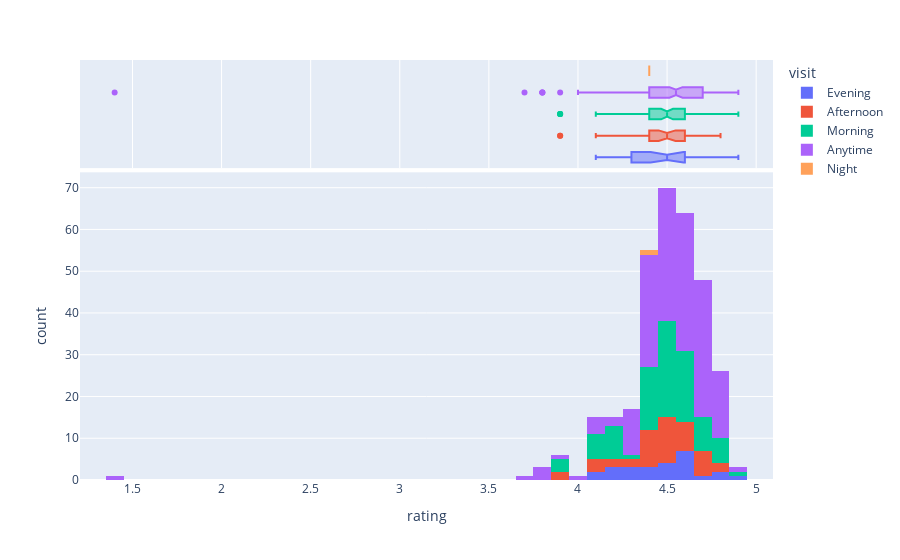

Notebook code for this chart:
### Code cell
x = 'rating'

px.histogram(df, x=x, marginal = 'box', color = 'visit')

### Figure 1 — Plotly figure (JSON) as saved in the notebook; plotly's stock layout.template omitted (floating-point values rounded to 4 significant figures; data arrays with more than 128 entries replaced by an {"elided": "..."} marker saying what was removed)
{"data": [{"alignmentgroup": "True", "bingroup": "x", "hovertemplate": "visit=Evening<br>rating=%{x}<br>count=%{y}<extra></extra>", "legendgroup": "Evening", "marker": {"color": "#636efa", "pattern": {"shape": ""}}, "name": "Evening", "offsetgroup": "Evening", "orientation": "v", "showlegend": true, "type": "histogram", "x": [4.6, 4.1, 4.5, 4.5, 4.3, 4.4, 4.6, 4.3, 4.1, 4.4, 4.4, 4.2, 4.5, 4.6, 4.6, 4.3, 4.2, 4.5, 4.7, 4.6, 4.9, 4.6, 4.8, 4.2, 4.6, 4.8], "xaxis": "x", "yaxis": "y"}, {"alignmentgroup": "True", "hovertemplate": "visit=Evening<br>rating=%{x}<extra></extra>", "legendgroup": "Evening", "marker": {"color": "#636efa"}, "name": "Evening", "notched": true, "offsetgroup": "Evening", "showlegend": false, "type": "box", "x": [4.6, 4.1, 4.5, 4.5, 4.3, 4.4, 4.6, 4.3, 4.1, 4.4, 4.4, 4.2, 4.5, 4.6, 4.6, 4.3, 4.2, 4.5, 4.7, 4.6, 4.9, 4.6, 4.8, 4.2, 4.6, 4.8], "xaxis": "x2", "yaxis": "y2"}, {"alignmentgroup": "True", "bingroup": "x", "hovertemplate": "visit=Afternoon<br>rating=%{x}<br>count=%{y}<extra></extra>", "legendgroup": "Afternoon", "marker": {"color": "#EF553B", "pattern": {"shape": ""}}, "name": "Afternoon", "offsetgroup": "Afternoon", "orientation": "v", "showlegend": true, "type": "histogram", "x": [4.5, 4.6, 4.2, 4.5, 4.2, 4.6, 4.5, 4.3, 4.4, 4.5, 4.6, 4.5, 3.9, 4.4, 4.5, 4.8, 4.6, 4.1, 4.5, 4.4, 4.4, 4.7, 4.7, 4.7, 4.4, 4.8, 3.9, 4.6, 4.4, 4.1, 4.5, 4.4, 4.5, 4.1, 4.3, 4.7, 4.7, 4.5, 4.6, 4.4, 4.6, 4.7, 4.4, 4.5], "xaxis": "x", "yaxis": "y"}, {"alignmentgroup": "True", "hovertemplate": "visit=Afternoon<br>rating=%{x}<extra></extra>", "legendgroup": "Afternoon", "marker": {"color": "#EF553B"}, "name": "Afternoon", "notched": true, "offsetgroup": "Afternoon", "showlegend": false, "type": "box", "x": [4.5, 4.6, 4.2, 4.5, 4.2, 4.6, 4.5, 4.3, 4.4, 4.5, 4.6, 4.5, 3.9, 4.4, 4.5, 4.8, 4.6, 4.1, 4.5, 4.4, 4.4, 4.7, 4.7, 4.7, 4.4, 4.8, 3.9, 4.6, 4.4, 4.1, 4.5, 4.4, 4.5, 4.1, 4.3, 4.7, 4.7, 4.5, 4.6, 4.4, 4.6, 4.7, 4.4, 4.5], "xaxis": "x2", "yaxis": "y2"}, {"alignmentgroup": "True", "bingroup": "x", "hovertemplate": "visit=Morning<br>rating=%{x}<br>count=%{y}<extra></extra>", "legendgroup": "Morning", "marker": {"color": "#00cc96", "pattern": {"shape": ""}}, "name": "Morning", "offsetgroup": "Morning", "orientation": "v", "showlegend": true, "type": "histogram", "x": [4.2, 4.1, 4.2, 4.4, 4.6, 4.5, 4.4, 4.4, 4.4, 4.2, 4.6, 4.6, 4.7, 4.4, 4.7, 4.2, 4.6, 4.5, 4.8, 4.4, 4.5, 4.1, 4.6, 4.4, 4.4, 4.5, 4.5, 4.6, 4.5, 4.5, 4.4, 4.7, 4.1, 4.5, 4.8, 4.4, 4.5, 4.6, 4.6, 4.8, 4.6, 4.7, 4.4, 4.2, 4.4, 4.5, 4.2, 4.5, 4.7, 4.6, 4.5, 4.6, 4.9, 4.7, 4.8, 4.1, 4.8, 4.5, 4.5, 3.9, 4.3, 4.2, 3.9, 4.6, 4.1, 3.9, 4.2, 4.5, 4.5, 4.6, 4.6, 4.5, 4.5, 4.1, 4.7, 4.6, 4.7, 4.5, 4.5, 4.6, 4.5, 4.5, 4.8, 4.5, 4.4, 4.4, 4.6, 4.4], "xaxis": "x", "yaxis": "y"}, {"alignmentgroup": "True", "hovertemplate": "visit=Morning<br>rating=%{x}<extra></extra>", "legendgroup": "Morning", "marker": {"color": "#00cc96"}, "name": "Morning", "notched": true, "offsetgroup": "Morning", "showlegend": false, "type": "box", "x": [4.2, 4.1, 4.2, 4.4, 4.6, 4.5, 4.4, 4.4, 4.4, 4.2, 4.6, 4.6, 4.7, 4.4, 4.7, 4.2, 4.6, 4.5, 4.8, 4.4, 4.5, 4.1, 4.6, 4.4, 4.4, 4.5, 4.5, 4.6, 4.5, 4.5, 4.4, 4.7, 4.1, 4.5, 4.8, 4.4, 4.5, 4.6, 4.6, 4.8, 4.6, 4.7, 4.4, 4.2, 4.4, 4.5, 4.2, 4.5, 4.7, 4.6, 4.5, 4.6, 4.9, 4.7, 4.8, 4.1, 4.8, 4.5, 4.5, 3.9, 4.3, 4.2, 3.9, 4.6, 4.1, 3.9, 4.2, 4.5, 4.5, 4.6, 4.6, 4.5, 4.5, 4.1, 4.7, 4.6, 4.7, 4.5, 4.5, 4.6, 4.5, 4.5, 4.8, 4.5, 4.4, 4.4, 4.6, 4.4], "xaxis": "x2", "yaxis": "y2"}, {"alignmentgroup": "True", "bingroup": "x", "hovertemplate": "visit=Anytime<br>rating=%{x}<br>count=%{y}<extra></extra>", "legendgroup": "Anytime", "marker": {"color": "#ab63fa", "pattern": {"shape": ""}}, "name": "Anytime", "offsetgroup": "Anytime", "orientation": "v", "showlegend": true, "type": "histogram", "x": {"elided": "166 float values"}, "xaxis": "x", "yaxis": "y"}, {"alignmentgroup": "True", "hovertemplate": "visit=Anytime<br>rating=%{x}<extra></extra>", "legendgroup": "Anytime", "marker": {"color": "#ab63fa"}, "name": "Anytime", "notched": true, "offsetgroup": "Anytime", "showlegend": false, "type": "box", "x": {"elided": "166 float values"}, "xaxis": "x2", "yaxis": "y2"}, {"alignmentgroup": "True", "bingroup": "x", "hovertemplate": "visit=Night<br>rating=%{x}<br>count=%{y}<extra></extra>", "legendgroup": "Night", "marker": {"color": "#FFA15A", "pattern": {"shape": ""}}, "name": "Night", "offsetgroup": "Night", "orientation": "v", "showlegend": true, "type": "histogram", "x": [4.4], "xaxis": "x", "yaxis": "y"}, {"alignmentgroup": "True", "hovertemplate": "visit=Night<br>rating=%{x}<extra></extra>", "legendgroup": "Night", "marker": {"color": "#FFA15A"}, "name": "Night", "notched": true, "offsetgroup": "Night", "showlegend": false, "type": "box", "x": [4.4], "xaxis": "x2", "yaxis": "y2"}], "layout": {"autosize": true, "barmode": "relative", "legend": {"title": {"text": "visit"}, "tracegroupgap": 0}, "margin": {"t": 60}, "xaxis": {"anchor": "y", "autorange": true, "domain": [0, 1], "range": [1.206, 5.094], "title": {"text": "rating"}, "type": "linear"}, "xaxis2": {"anchor": "y2", "autorange": true, "domain": [0, 1], "matches": "x", "range": [1.206, 5.094], "showgrid": true, "showticklabels": false, "type": "linear"}, "yaxis": {"anchor": "x", "autorange": true, "domain": [0, 0.7326], "range": [0, 73.68], "title": {"text": "count"}}, "yaxis2": {"anchor": "x2", "autorange": true, "domain": [0.7426, 1], "matches": "y2", "range": [-0.5, 4.5], "showgrid": false, "showline": false, "showticklabels": false, "ticks": "", "type": "category"}}}
